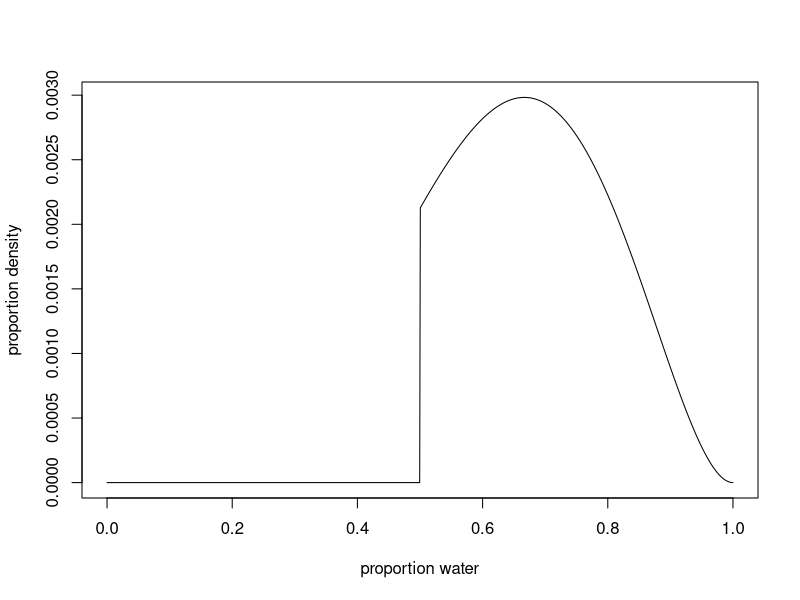

Write R code to recreate this figure.
prior <- c(rep(0,500),rep(1,500))
probabilities <- seq(from=0,to=1,length.out=1000)
res <- dbinom(4,size=6,prob=probabilities)
post <- res*prior
posterior <- post/sum(post)
print(sum(posterior))
plot(probabilities, posterior, type="l" , xlab="proportion water", ylab="proportion density")
